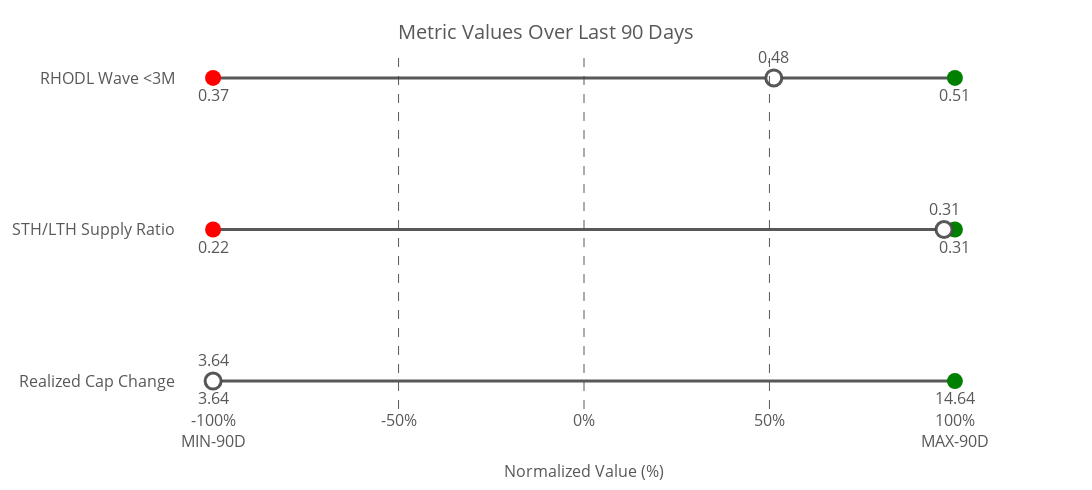

This figure's notebook cell:
### Code cell
# Manually define metrics and their titles
metrics_titles = {

    'rcap_sma_zscore': "Realized Cap Change",
    'sthlth_sma_meandev':"STH/LTH Supply Ratio",
    'rhodlwave_sma_zscore': "RHODL Wave <3M"
    
    # Add more metrics and titles as needed
}

# Create the dot plot
fig = create_dot_plot(merged_df, metrics_titles)

# Show the plot
fig.show()

# Optionally, save the plot as an HTML file
import plotly.io as pio
pio.write_html(fig, file='normalized_liquidity2_raw_metrics_dot_plot.html')

### Figure 1 — Plotly figure (JSON) as saved in the notebook; plotly's stock layout.template omitted (floating-point values rounded to 4 significant figures)
{"data": [{"line": {"color": "rgba(70, 70, 70, 0.9)", "width": 3}, "mode": "lines", "showlegend": false, "x": [-100, 100], "y": ["Realized Cap Change", "Realized Cap Change"], "type": "scatter"}, {"marker": {"color": "red", "size": 16, "symbol": "circle"}, "mode": "markers+text", "name": "Realized Cap Change Min", "text": ["3.64"], "textfont": {"color": "rgba(70, 70, 70, 0.9)", "size": 16}, "textposition": "bottom center", "x": [-100], "y": ["Realized Cap Change"], "type": "scatter"}, {"marker": {"color": "green", "size": 16, "symbol": "circle"}, "mode": "markers+text", "name": "Realized Cap Change Max", "text": ["14.64"], "textfont": {"color": "rgba(70, 70, 70, 0.9)", "size": 16}, "textposition": "bottom center", "x": [100], "y": ["Realized Cap Change"], "type": "scatter"}, {"marker": {"color": "white", "line": {"color": "rgba(70, 70, 70, 0.9)", "width": 3}, "size": 16, "symbol": "circle"}, "mode": "markers+text", "name": "Realized Cap Change Current", "text": ["3.64"], "textfont": {"color": "rgba(70, 70, 70, 0.9)", "size": 16}, "textposition": "top center", "x": [-100.0], "y": ["Realized Cap Change"], "type": "scatter"}, {"line": {"color": "rgba(70, 70, 70, 0.9)", "width": 3}, "mode": "lines", "showlegend": false, "x": [-100, 100], "y": ["STH/LTH Supply Ratio", "STH/LTH Supply Ratio"], "type": "scatter"}, {"marker": {"color": "red", "size": 16, "symbol": "circle"}, "mode": "markers+text", "name": "STH/LTH Supply Ratio Min", "text": ["0.22"], "textfont": {"color": "rgba(70, 70, 70, 0.9)", "size": 16}, "textposition": "bottom center", "x": [-100], "y": ["STH/LTH Supply Ratio"], "type": "scatter"}, {"marker": {"color": "green", "size": 16, "symbol": "circle"}, "mode": "markers+text", "name": "STH/LTH Supply Ratio Max", "text": ["0.31"], "textfont": {"color": "rgba(70, 70, 70, 0.9)", "size": 16}, "textposition": "bottom center", "x": [100], "y": ["STH/LTH Supply Ratio"], "type": "scatter"}, {"marker": {"color": "white", "line": {"color": "rgba(70, 70, 70, 0.9)", "width": 3}, "size": 16, "symbol": "circle"}, "mode": "markers+text", "name": "STH/LTH Supply Ratio Current", "text": ["0.31"], "textfont": {"color": "rgba(70, 70, 70, 0.9)", "size": 16}, "textposition": "top center", "x": [97.06], "y": ["STH/LTH Supply Ratio"], "type": "scatter"}, {"line": {"color": "rgba(70, 70, 70, 0.9)", "width": 3}, "mode": "lines", "showlegend": false, "x": [-100, 100], "y": ["RHODL Wave <3M", "RHODL Wave <3M"], "type": "scatter"}, {"marker": {"color": "red", "size": 16, "symbol": "circle"}, "mode": "markers+text", "name": "RHODL Wave <3M Min", "text": ["0.37"], "textfont": {"color": "rgba(70, 70, 70, 0.9)", "size": 16}, "textposition": "bottom center", "x": [-100], "y": ["RHODL Wave <3M"], "type": "scatter"}, {"marker": {"color": "green", "size": 16, "symbol": "circle"}, "mode": "markers+text", "name": "RHODL Wave <3M Max", "text": ["0.51"], "textfont": {"color": "rgba(70, 70, 70, 0.9)", "size": 16}, "textposition": "bottom center", "x": [100], "y": ["RHODL Wave <3M"], "type": "scatter"}, {"marker": {"color": "white", "line": {"color": "rgba(70, 70, 70, 0.9)", "width": 3}, "size": 16, "symbol": "circle"}, "mode": "markers+text", "name": "RHODL Wave <3M Current", "text": ["0.48"], "textfont": {"color": "rgba(70, 70, 70, 0.9)", "size": 16}, "textposition": "top center", "x": [51.17], "y": ["RHODL Wave <3M"], "type": "scatter"}], "layout": {"shapes": [{"line": {"color": "rgba(70, 70, 70, 0.9)", "dash": "dash", "width": 1}, "type": "line", "x0": -50, "x1": -50, "xref": "x", "y0": 0, "y1": 1, "yref": "paper"}, {"line": {"color": "rgba(70, 70, 70, 0.9)", "dash": "dash", "width": 1}, "type": "line", "x0": 0, "x1": 0, "xref": "x", "y0": 0, "y1": 1, "yref": "paper"}, {"line": {"color": "rgba(70, 70, 70, 0.9)", "dash": "dash", "width": 1}, "type": "line", "x0": 50, "x1": 50, "xref": "x", "y0": 0, "y1": 1, "yref": "paper"}], "title": {"font": {"color": "rgba(70, 70, 70, 0.9)", "size": 20}, "text": "Metric Values Over Last 90 Days", "y": 0.95, "x": 0.5, "xanchor": "center", "yanchor": "top"}, "xaxis": {"title": {"font": {"color": "rgba(70, 70, 70, 0.9)", "size": 16}, "text": "Normalized Value (%)"}, "tickfont": {"color": "rgba(70, 70, 70, 0.9)", "size": 16}, "showgrid": false, "range": [-110, 110], "tickvals": [-100, -50, 0, 50, 100], "ticktext": ["-100%<br>MIN-90D", "-50%", "0%", "50%", "100%<br>MAX-90D"], "showline": false, "zeroline": false}, "yaxis": {"tickfont": {"color": "rgba(70, 70, 70, 0.9)", "size": 16}, "title": {"standoff": 35}, "tickmode": "array", "tickvals": [0, 1, 2], "ticktext": ["Realized Cap Change", "STH/LTH Supply Ratio", "RHODL Wave <3M"], "side": "left", "showgrid": false}, "margin": {"l": 100, "r": 100, "t": 50, "b": 20}, "font": {"color": "rgba(70, 70, 70, 0.9)", "size": 14}, "height": 490, "width": 1200, "showlegend": false, "plot_bgcolor": "white", "paper_bgcolor": "white"}}
